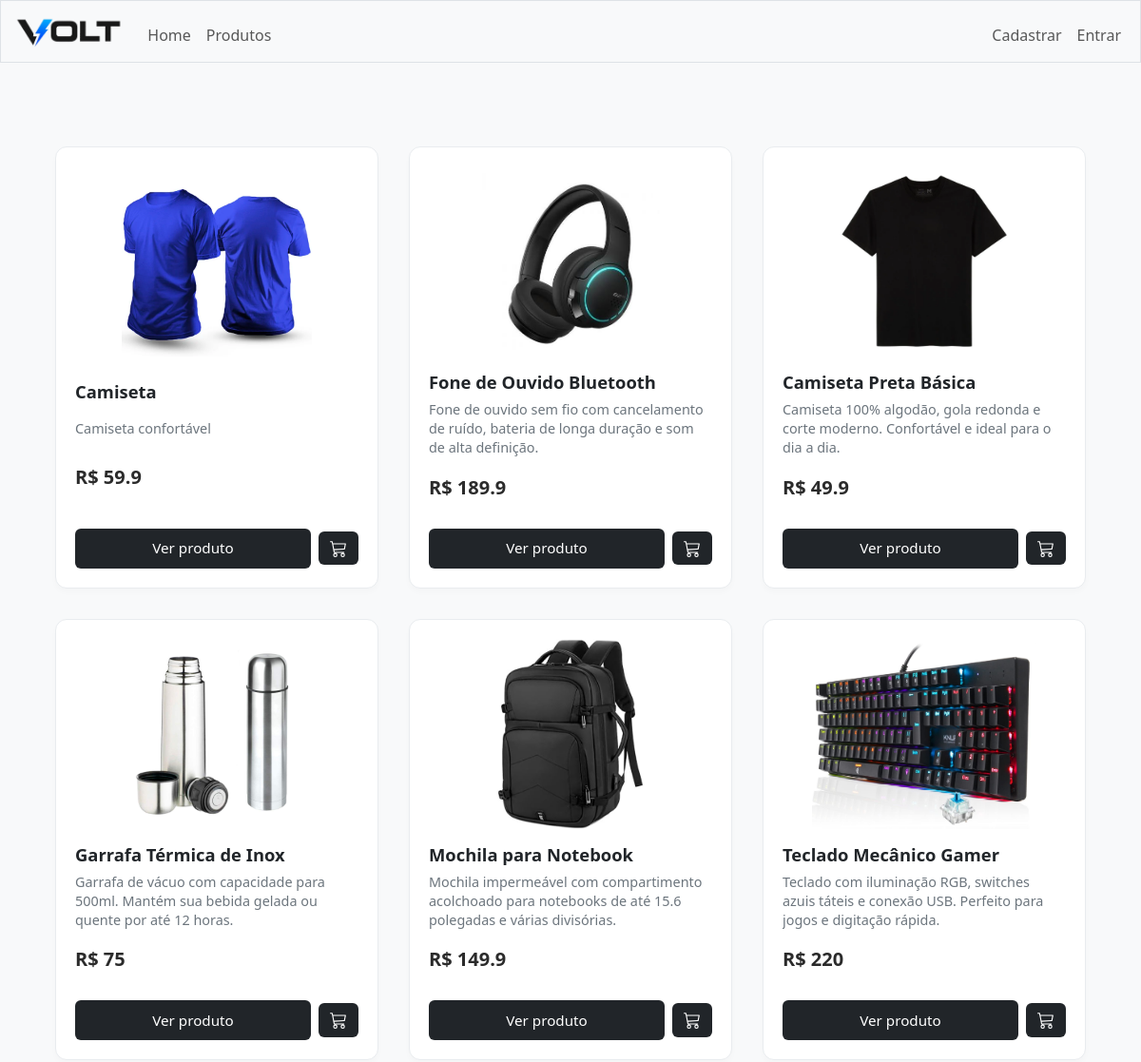
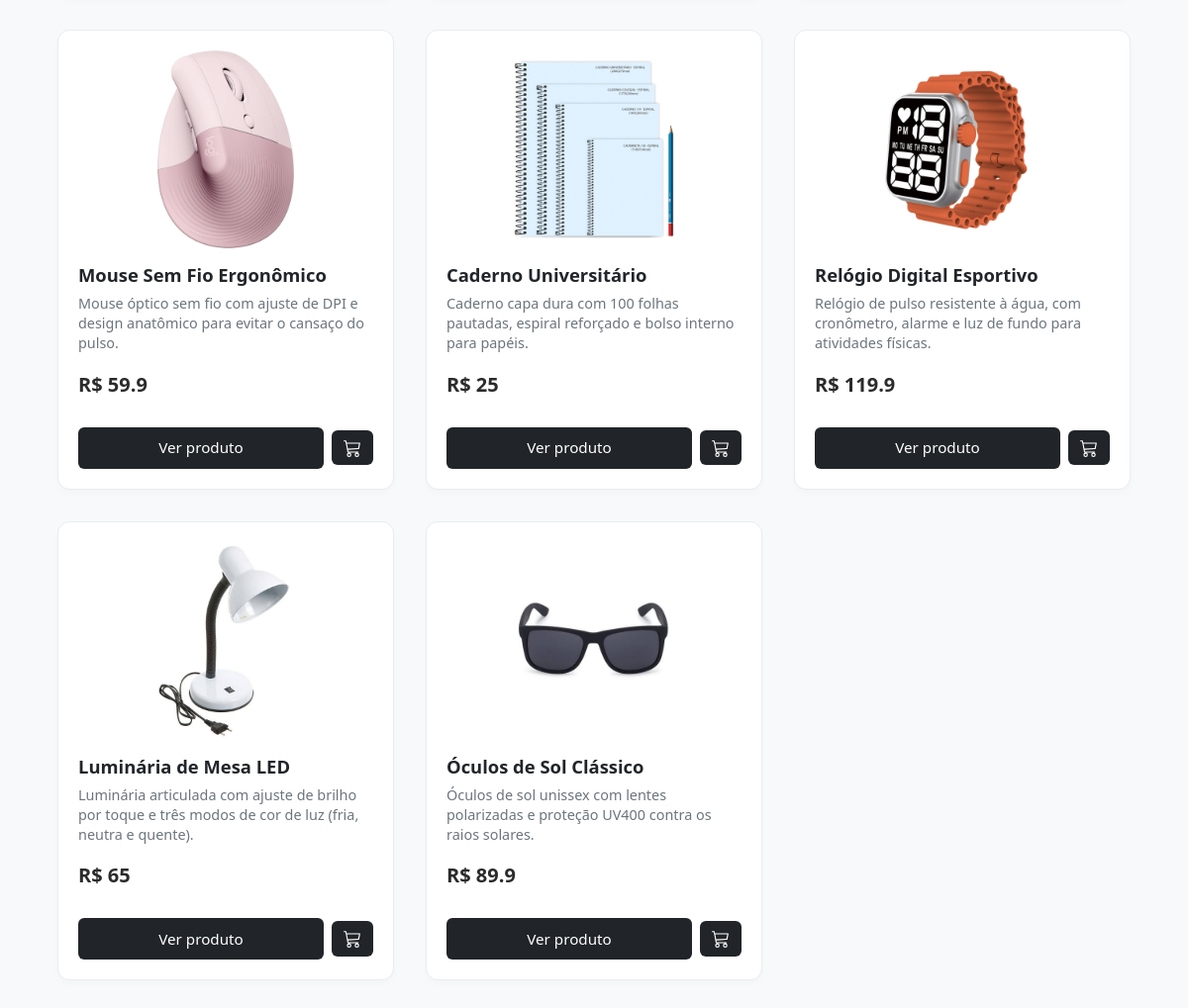
Page /products on the committed database (2 pictures, top to bottom).
### tables this page shows
CREATE TABLE products (
    id INTEGER PRIMARY KEY AUTOINCREMENT,
    name TEXT NOT NULL,
    description TEXT,
    price NUMERIC NOT NULL,
    stock INTEGER NOT NULL DEFAULT 0,
    image TEXT
);

### app.py (the view)
@app.route("/products")
def products():
    products = db.execute("SELECT * FROM products")
    return render_template("shop/products.html", products=products)

### app.py (called while the page is built)
@app.after_request
def after_request(response):
    response.headers["Cache-Control"] = "no-cache, no-store, must-revalidate"
    response.headers["Expires"] = 0
    response.headers["Pragma"] = "no-cache"
    return response

### templates/shop/products.html (shortened to what this page needs)
{% extends "layout.html" %}
{% block main %}
<div class="main-content">
    <div class="products-grid">
        {% for product in products %}
            <div class="card">
                <a href="/product?id={{ product.id }}" class="product-img-link">
                    <img src="{{ url_for('static', filename='images/' ~ product.image) }}" alt="{{ product.name }}">
                </a>
                <h5>{{ product.name }}</h5>
                <p>{{ product.description }}</p>
                <strong>R$ {{ product.price }}</strong>
                <div style="display: flex; gap: 0.5rem; align-items: center; margin-top: 0.5rem;">
                    <a href="/product?id={{ product.id }}" style="flex-grow: 1; text-align: center; margin-top: 0;">
                        Ver produto
                    </a>
                    <form action="/add_to_cart" method="post" style="margin: 0;">
                        <button type="submit" title="Adicionar ao Carrinho" style="background-color: #212529; color: #ffffff; border: none; border-radius: 6px; padding: 0.55rem 0.75rem; cursor: pointer; display: flex; align-items: center; justify-content: center; transition: background-color 0.2s ease;">
                        </button>
                    </form>
                </div>
            </div>
        {% endfor %}
    </div>
</div>
{% endblock %}

### templates/layout.html (shortened to what this page needs)
<!DOCTYPE html>
<html lang="pt-BR">
    <head>
        <link href="https://cdn.jsdelivr.net/npm/bootstrap@5.3.8/dist/css/bootstrap.min.css"
              rel="stylesheet"
>
        <link href="{{ url_for('static', filename='css/styles.css') }}" rel="stylesheet">
    </head>
    <body>
        <nav class="bg-light border navbar navbar-expand-md navbar-light">
            <div class="container-fluid">
                <a class="navbar-brand" href="/">
                    <img src="{{ url_for('static', filename='images/VOLT_logo_black.png') }}" alt="Volt" style="height: 35px; width: auto;">
                </a>
                <div class="collapse navbar-collapse" id="navbar">
                    {% if session.get("user_id") %}
                        <ul class="navbar-nav me-auto mt-2">
                            <li class="nav-item">
                                <a class="nav-link" href="/">Home</a>
                            </li>
                            <li class="nav-item">
                                <a class="nav-link" href="/products">Produtos</a>
                            </li>
                            <li class="nav-item">
                                <a class="nav-link" href="/orders">Pedidos</a>
                            </li>
                        </ul>
                        <ul class="navbar-nav ms-auto mt-2 align-items-center">
                            <li class="nav-item me-3">
                                <a class="nav-link d-flex align-items-center" href="/cart" title="Carrinho">
                                    <svg xmlns="http://www.w3.org/2000/svg" width="22" height="22" fill="currentColor" class="bi bi-cart3" viewBox="0 0 16 16" style="margin-right: 4px;">
                                        <path d="M0 1.5A.5.5 0 0 1 .5 1H2a.5.5 0 0 1 .485.379L2.89 3H14.5a.5.5 0 0 1 .49.598l-1 5a.5.5 0 0 1-.465.401l-9.397.472L4.415 11H13a.5.5 0 0 1 0 1H4a.5.5 0 0 1-.491-.408L2.01 3.607 1.61 2H.5a.5.5 0 0 1-.5-.5zM3.102 4l.84 4.479 9.144-.459L13.89 4H3.102zM5 12a2 2 0 1 0 0 4 2 2 0 0 0 0-4zm7 0a2 2 0 1 0 0 4 2 2 0 0 0 0-4zm-7 1a1 1 0 1 1 0 2 1 1 0 0 1 0-2zm7 0a1 1 0 1 1 0 2 1 1 0 0 1 0-2z"/>
                                    </svg>
                                    Carrinho
                                </a>
                            </li>
                            <li class="nav-item">
                                <a class="nav-link" href="/logout">Sair</a>
                            </li>
                        </ul>
                    {% else %}
                        <ul class="navbar-nav me-auto mt-2">
                            <li class="nav-item">
                                <a class="nav-link" href="/">Home</a>
                            </li>
                            <li class="nav-item">
                                <a class="nav-link" href="/products">Produtos</a>
                            </li>
                        </ul>
                        <ul class="navbar-nav ms-auto mt-2">
                            <li class="nav-item">
                                <a class="nav-link" href="/register">Cadastrar</a>
                            </li>
                            <li class="nav-item">
                                <a class="nav-link" href="/login">Entrar</a>
                            </li>
                        </ul>
                    {% endif %}
                </div>
            </div>
        </nav>
        <main class="container py-5">
            {% block main %}{% endblock %}
        </main>
    </body>
</html>

### static/css/styles.css (style rules this page uses)
body { background-color: #f8f9fa; font-family: 'Segoe UI', Tahoma, Geneva, Verdana, sans-serif; color: #333; }
p { color: #6c757d; font-size: 1.1rem; margin-bottom: 1.5rem; }
.main-content { max-width: 1200px; margin: 0 auto; padding: 0 1rem; }
.products-grid { display: grid; grid-template-columns: repeat(auto-fill, minmax(250px, 1fr)); gap: 2rem; margin-top: 2.5rem; }
.card { background-color: #ffffff; border: 1px solid #e9ecef; border-radius: 12px; padding: 1.25rem; display: flex; flex-direction: column; justify-content: space-between; transition: transform 0.3s ease, box-shadow 0.3s ease; box-shadow: 0 4px 6px rgba(0, 0, 0, 0.02); }
.card img { width: 100%; height: 200px; object-fit: contain; border-radius: 8px; margin-bottom: 1rem; }
.card h5 { font-size: 1.15rem; font-weight: 600; margin-bottom: 0.5rem; color: #212529; }
.card p { font-size: 0.9rem; color: #6c757d; line-height: 1.4; margin-bottom: 1rem; display: -webkit-box; -webkit-line-clamp: 3; -webkit-box-orient: vertical; overflow: hidden; }
.card strong { font-size: 1.25rem; color: #2b2b2b; display: block; margin-bottom: 1.25rem; }
.card a { display: block; text-align: center; background-color: #212529; color: #ffffff; padding: 0.6rem; border-radius: 6px; text-decoration: none; font-weight: 500; font-size: 0.95rem; transition: background-color 0.2s ease; }
.card a.product-img-link { display: block; background: transparent; padding: 0; border: none; margin-bottom: 0; }

### rows in the picture
products: image (picture), name "Camiseta", description "Camiseta confortável", price "59.9"
products: image (picture), name "Fone de Ouvido Bluetooth", description "Fone de ouvido sem fio com cancelamento de ruído, bateria de longa duração e som de alta definição.", price "189.9"
products: image (picture), name "Camiseta Preta Básica", description "Camiseta 100% algodão, gola redonda e corte moderno. Confortável e ideal para o dia a dia.", price "49.9"
products: image (picture), name "Garrafa Térmica de Inox", description "Garrafa de vácuo com capacidade para 500ml. Mantém sua bebida gelada ou quente por até 12 horas.", price "75"
products: image (picture), name "Mochila para Notebook", description "Mochila impermeável com compartimento acolchoado para notebooks de até 15.6 polegadas e várias divisórias.", price "149.9"
products: image (picture), name "Teclado Mecânico Gamer", description "Teclado com iluminação RGB, switches azuis táteis e conexão USB. Perfeito para jogos e digitação rápida.", price "220"
products: image (picture), name "Mouse Sem Fio Ergonômico", description "Mouse óptico sem fio com ajuste de DPI e design anatômico para evitar o cansaço do pulso.", price "59.9"
products: image (picture), name "Caderno Universitário", description "Caderno capa dura com 100 folhas pautadas, espiral reforçado e bolso interno para papéis.", price "25"
products: image (picture), name "Relógio Digital Esportivo", description "Relógio de pulso resistente à água, com cronômetro, alarme e luz de fundo para atividades físicas.", price "119.9"
products: image (picture), name "Luminária de Mesa LED", description "Luminária articulada com ajuste de brilho por toque e três modos de cor de luz (fria, neutra e quente).", price "65"
products: image (picture), name "Óculos de Sol Clássico", description "Óculos de sol unissex com lentes polarizadas e proteção UV400 contra os raios solares.", price "89.9"
